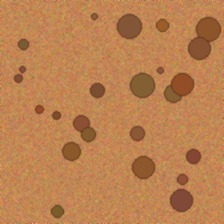
#> input picture ai/dataset/test/bauxite/bauxite_test_000.jpg, 224 x 224 px
$ python -i specimen_preprocessing.py   (imports and definitions only)
#> lines starting #> are read from the running program, lines starting #| are printed output that depends on the picture
"""
AI Mineral Specimen Preprocessing & Isolation Utility
Isolates rock specimens from background cards, plates, and photographic framing
for mineral specimen classification and OOD manifold distance evaluation.

Key Capabilities:
1. Baseline vs. Cropped Specimen: Generates both untouched baseline and candidate crop.
2. Illumination Invariance: Fits planar background models to perimeter pixels to handle
   lighting gradients and directional shadows.
3. Texture & Chromaticity Discrimination: Differentiates specimen rock texture from smooth
   cast shadows on white paper cards (avoiding assuming every non-white pixel is rock).
4. Optional OpenCV GrabCut: Leverages cv2.grabCut when installed, with seamless fallback
   to SciPy morphological & texture segmentation.
5. Conservative Boundary Preservation: Preserves natural mineral boundaries and texture
   with safety margins and hole filling.
6. Graceful Degradation: Reverts to original image if isolation is uncertain, and safely
   handles tiny (<16x16), oversized (>8192x8192), or corrupt inputs.
"""

import os
import io
import math
from typing import Tuple, Dict, Any, Optional, Union
import numpy as np
from PIL import Image
from scipy import ndimage

# Check optional OpenCV availability
try:
    import cv2
    _OPENCV_AVAILABLE = True
except ImportError:
    cv2 = None
    _OPENCV_AVAILABLE = False


def is_opencv_available() -> bool:
    """Returns True if OpenCV (cv2) is installed and importable."""
    return _OPENCV_AVAILABLE


def preprocess_image_input(image_input: Union[str, bytes, Image.Image, np.ndarray]) -> Tuple[Optional[Image.Image], Optional[str]]:
    """
    Normalizes various input formats into a valid PIL RGB Image.
    Returns (pil_image, error_message).
    """
    if image_input is None:
        return None, "Input image is None."

    try:
        if isinstance(image_input, str):
            if not os.path.exists(image_input):
                return None, f"File not found: {image_input}"
            with open(image_input, "rb") as fp:
                data = fp.read()
            if len(data) == 0:
                return None, "File is empty (0 bytes)."
            raw_img = Image.open(io.BytesIO(data))
        elif isinstance(image_input, bytes):
            if len(image_input) == 0:
                return None, "Image bytes buffer is empty."
            raw_img = Image.open(io.BytesIO(image_input))
        elif isinstance(image_input, Image.Image):
            raw_img = image_input
        elif isinstance(image_input, np.ndarray):
            if image_input.size == 0:
                return None, "NumPy image array is empty."
            raw_img = Image.fromarray(image_input.astype(np.uint8))
        else:
            return None, f"Unsupported input type: {type(image_input)}"

        # Access primary frame for multi-frame formats (e.g. MPO)
        if hasattr(raw_img, "seek"):
            try:
                raw_img.seek(0)
            except Exception:
                pass

        w, h = raw_img.size
#> w = 224; h = 224
        if w < 16 or h < 16:
            return None, f"Image dimensions ({w}x{h}) too small. Minimum resolution is 16x16."
        if w > 8192 or h > 8192:
            return None, f"Image dimensions ({w}x{h}) exceed maximum allowed dimension (8192x8192)."

        return raw_img.convert("RGB"), None

    except Image.DecompressionBombError:
        return None, "Image exceeds maximum safe decompression limit (decompression bomb risk)."
    except Exception as exc:
        return None, f"Failed to decode image: {str(exc)}"


def isolate_specimen(
    image_input: Union[str, bytes, Image.Image, np.ndarray],
    padding_pct: float = 0.04,
    use_grabcut_if_available: bool = True,
    fallback_on_uncertain: bool = True
) -> Dict[str, Any]:
    """
    Isolates a mineral specimen from background support cards/plates.

    Returns a dictionary containing:
    - original_image: PIL RGB image of untouched baseline.
    - candidate_crop: PIL RGB image of segmented specimen crop (or original if uncertain).
    - is_segmented: bool, True if specimen was confidently isolated from background.
    - segmentation_quality: "HIGH", "MODERATE", "LOW", or "UNCERTAIN_FALLBACK".
    - crop_box: [x1, y1, x2, y2] bounding box coordinates on original image.
    - original_dimensions: [width, height].
    - crop_dimensions: [width, height].
    - foreground_area_ratio: float, area of candidate crop relative to full image.
    - method_used: str, algorithm utilized ("opencv_grabcut", "scipy_morphological_texture", "original_baseline_passthrough").
    - border_diagnostics: dict with border statistics and illumination fit.
    - notes: list of diagnostic observations.
    - opencv_available: bool.
    """
    orig_img, err = preprocess_image_input(image_input)
    if err or orig_img is None:
        return {
            "status": "ERROR",
            "message": err or "Invalid image input",
            "original_image": None,
            "candidate_crop": None,
            "is_segmented": False,
            "segmentation_quality": "INVALID_INPUT",
            "crop_box": [0, 0, 0, 0],
            "original_dimensions": [0, 0],
            "crop_dimensions": [0, 0],
            "foreground_area_ratio": 0.0,
            "method_used": "none",
            "border_diagnostics": {},
            "notes": [f"Input failure: {err}"],
            "opencv_available": _OPENCV_AVAILABLE
        }

    orig_w, orig_h = orig_img.size
#> orig_w = 224; orig_h = 224
    diagnostic = {
        "status": "SUCCESS",
        "message": "Processed successfully",
        "original_image": orig_img,
        "candidate_crop": orig_img,
        "is_segmented": False,
        "segmentation_quality": "UNCERTAIN_FALLBACK",
        "crop_box": [0, 0, orig_w, orig_h],
        "original_dimensions": [orig_w, orig_h],
        "crop_dimensions": [orig_w, orig_h],
        "foreground_area_ratio": 1.0,
        "method_used": "original_baseline_passthrough",
        "border_diagnostics": {},
        "notes": [],
        "opencv_available": _OPENCV_AVAILABLE
    }

    # 1. Downsample for fast, noise-tolerant spatial and gradient analysis
    max_dim = 512
    scale = min(1.0, max_dim / float(max(orig_w, orig_h)))
#> scale = 1
    sw = max(16, int(orig_w * scale))
#> sw = 224
    sh = max(16, int(orig_h * scale))
#> sh = 224
    small = orig_img.resize((sw, sh), Image.Resampling.BILINEAR)
    small_arr = np.array(small, dtype=np.float32)

    # 2. Border Sampling & Planar Illumination Background Modeling
    bw = max(2, int(sw * 0.07))
#> bw = 15
    bh = max(2, int(sh * 0.07))
#> bh = 15

    # Identify border pixels (outer 7% perimeter band)
    border_mask = np.zeros((sh, sw), dtype=bool)
    border_mask[:bh, :] = True
    border_mask[-bh:, :] = True
    border_mask[:, :bw] = True
    border_mask[:, -bw:] = True

    border_rgb = small_arr[border_mask]
    border_mean_rgb = border_rgb.mean(axis=0)
#> border_mean_rgb = [192.4, 132.7, 83.19]
    border_std_rgb = border_rgb.std(axis=0)
#> border_std_rgb = [13.08, 11.36, 9.89]
    border_mean_lum = float(0.299 * border_mean_rgb[0] + 0.587 * border_mean_rgb[1] + 0.114 * border_mean_rgb[2])
#> border_mean_lum = 144.9
    border_std_lum = float(np.mean(border_std_rgb))
#> border_std_lum = 11.44

    # Center sample (inner 50% box) to check if specimen already fills the whole frame
    center_rgb = small_arr[int(sh * 0.25):int(sh * 0.75), int(sw * 0.25):int(sw * 0.75)].reshape(-1, 3)
    center_mean_rgb = center_rgb.mean(axis=0)
#> center_mean_rgb = [184.3, 126.8, 78.64]
    center_to_border_divergence = float(np.linalg.norm(center_mean_rgb - border_mean_rgb))
#> center_to_border_divergence = 11.02

    # Fit 1st-order planar illumination model to perimeter: lum = a*x + b*y + c
    lum = 0.299 * small_arr[:, :, 0] + 0.587 * small_arr[:, :, 1] + 0.114 * small_arr[:, :, 2]
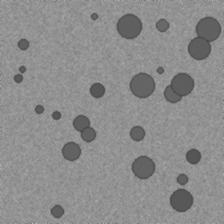
#> lum: shape (224, 224) float32; min 68.2, max 190.8, mean 140.7
    border_coords = []
    border_lums = []
    step = max(1, int(len(border_rgb) // 500))  # subsample for speed
#> step = 25
    y_idxs, x_idxs = np.where(border_mask)
    for idx in range(0, len(y_idxs), step):
        border_coords.append([x_idxs[idx], y_idxs[idx], 1.0])
        border_lums.append(lum[y_idxs[idx], x_idxs[idx]])
#> after the loop, border_coords = 502 items, first 6: [0, 0, 1], [25, 0, 1], [50, 0, 1], [75, 0, 1], [100, 0, 1], [125, 0, 1]; border_lums = 502 values, max 171.3 at index 318, min 83.01 at index 140, mean 145.2

    A = np.array(border_coords, dtype=np.float32)
#> A = 502 rows, first 8: [0, 0, 1], [25, 0, 1], [50, 0, 1], [75, 0, 1], [100, 0, 1], [125, 0, 1], [150, 0, 1], [175, 0, 1]
    b_vec = np.array(border_lums, dtype=np.float32)
#> b_vec has the same summary as border_lums
    try:
        plane, _, _, _ = np.linalg.lstsq(A, b_vec, rcond=None)
#> plane = [-0.0256, 0.0141, 146.4]
        xx, yy = np.meshgrid(np.arange(sw), np.arange(sh))
        fitted_bg = plane[0] * xx + plane[1] * yy + plane[2]
        border_residuals = np.abs(lum[border_mask] - fitted_bg[border_mask])
#> border_residuals = 12540 values, max 67.82 at index 5264, min 0.000136 at index 8413, mean 6.72
        border_fit_residual_std = float(border_residuals.std())
#> border_fit_residual_std = 8.98
    except Exception:
        fitted_bg = np.full((sh, sw), border_mean_lum, dtype=np.float32)
        border_fit_residual_std = border_std_lum

    diagnostic["border_diagnostics"] = {
        "border_mean_rgb": [round(float(x), 2) for x in border_mean_rgb],
        "border_std_mean": round(border_std_lum, 2),
        "border_mean_luminance": round(border_mean_lum, 2),
        "border_fit_residual_std": round(border_fit_residual_std, 2),
        "center_to_border_divergence": round(center_to_border_divergence, 2)
    }

    # 3. Decision Gate: Does this image have a distinct background card, or is it already filling the frame?
    is_pale_card = border_mean_lum >= 155.0 and border_fit_residual_std <= 32.0
#> is_pale_card = False
    is_dark_neutral_plate = border_mean_lum < 155.0 and border_fit_residual_std <= 18.0 and center_to_border_divergence > 35.0
#> is_dark_neutral_plate = False

    if not is_pale_card and not is_dark_neutral_plate:
        # Border has high non-planar variance or center has virtually identical color to border
        diagnostic["notes"].append(
            "Perimeter border is either non-uniform or identical to center; specimen appears to already fill the frame."
        )
        return diagnostic

    if center_to_border_divergence < 22.0:
        diagnostic["notes"].append(
            f"Center-to-border contrast ({center_to_border_divergence:.1f}) is low; whole image appears homogeneous."
        )
        return diagnostic

    # 4. Foreground Specimen Candidate Mask
    # Compute divergence from fitted background
    bg_lum_diff = np.abs(fitted_bg - lum)

    # Compute high-frequency texture gradient (Sobel magnitude)
    # Distinguishes genuine rock texture from smooth cast paper shadows
    gx = ndimage.sobel(lum, axis=1)
    gy = ndimage.sobel(lum, axis=0)
    grad_mag = np.hypot(gx, gy)
    grad_smooth = ndimage.gaussian_filter(grad_mag, sigma=1.5)

    # Chromatic difference from background
    color_diff = np.linalg.norm(small_arr - border_mean_rgb, axis=2)

    # Foreground thresholding
    if is_pale_card:
        # Dark or colored specimen on pale/white card:
        # Significant luminance drop OR distinct texture with chromatic difference
        min_contrast = max(28.0, border_fit_residual_std * 2.8)
        is_fg = (bg_lum_diff > min_contrast) | ((grad_smooth > 22.0) & (color_diff > 18.0))
    else:
        # Specimen on dark/neutral plate
        min_contrast = max(35.0, border_fit_residual_std * 3.0)
        is_fg = (color_diff > min_contrast) | (grad_smooth > 25.0)

    # 5. Morphological Structuring: Fill internal cracks/specular spots and remove dust
    struct = ndimage.generate_binary_structure(2, 2)
    fg_closed = ndimage.binary_closing(is_fg, structure=struct, iterations=3)
    fg_cleaned = ndimage.binary_opening(fg_closed, structure=struct, iterations=2)

    # 6. Connected Component Analysis
    labeled, num_features = ndimage.label(fg_cleaned)
    if num_features == 0:
        diagnostic["notes"].append("No foreground specimen component identified.")
        return diagnostic

    sizes = ndimage.sum(fg_cleaned, labeled, range(1, num_features + 1))
    max_idx = int(np.argmax(sizes))
    max_size = float(sizes[max_idx])
    component_ratio = max_size / float(sw * sh)

    if component_ratio < 0.02:
        diagnostic["notes"].append(
            f"Largest foreground component occupies only {component_ratio:.1%} of frame; uncertain segmentation."
        )
        return diagnostic

    if component_ratio > 0.94:
        diagnostic["notes"].append(
            f"Foreground component occupies {component_ratio:.1%} of frame; already filling frame."
        )
        return diagnostic

    # Candidate bounding box from connected component
    target_mask = (labeled == (max_idx + 1)).astype(np.int32)
    locs = ndimage.find_objects(target_mask)
    if not locs or locs[0] is None:
        diagnostic["notes"].append("Could not extract bounding box.")
        return diagnostic

    yslice, xslice = locs[0]
    sub_x1, sub_x2 = xslice.start, xslice.stop
    sub_y1, sub_y2 = yslice.start, yslice.stop

    method_used = "scipy_morphological_texture"

    # 7. Optional OpenCV GrabCut Refinement (when available and enabled)
    if use_grabcut_if_available and _OPENCV_AVAILABLE:
        try:
            # Prepare GrabCut initialization with rectangle
            small_bgr = cv2.cvtColor(small_arr.astype(np.uint8), cv2.COLOR_RGB2BGR)
            gc_mask = np.zeros((sh, sw), dtype=np.uint8)
            bgd_model = np.zeros((1, 65), np.float64)
            fgd_model = np.zeros((1, 65), np.float64)

            # Define rect with 2px inset/bounds
            rect_x = max(0, sub_x1)
            rect_y = max(0, sub_y1)
            rect_w = min(sw - rect_x, sub_x2 - sub_x1)
            rect_h = min(sh - rect_y, sub_y2 - sub_y1)

            if rect_w > 10 and rect_h > 10:
                cv2.grabCut(
                    small_bgr,
                    gc_mask,
                    (rect_x, rect_y, rect_w, rect_h),
                    bgd_model,
                    fgd_model,
                    iterCount=3,
                    mode=cv2.GC_INIT_WITH_RECT
                )
                gc_fg = np.where((gc_mask == cv2.GC_FGD) | (gc_mask == cv2.GC_PR_FGD), 1, 0).astype(np.int32)
                gc_labeled, gc_num = ndimage.label(gc_fg)
                if gc_num > 0:
                    gc_sizes = ndimage.sum(gc_fg, gc_labeled, range(1, gc_num + 1))
                    gc_max_idx = int(np.argmax(gc_sizes))
                    gc_locs = ndimage.find_objects((gc_labeled == (gc_max_idx + 1)).astype(np.int32))
                    if gc_locs and gc_locs[0] is not None:
                        yslice_gc, xslice_gc = gc_locs[0]
                        sub_x1, sub_x2 = xslice_gc.start, xslice_gc.stop
                        sub_y1, sub_y2 = yslice_gc.start, yslice_gc.stop
                        method_used = "opencv_grabcut"
        except Exception as gc_exc:
            diagnostic["notes"].append(f"OpenCV GrabCut warning ({str(gc_exc)}); used SciPy fallback.")
            method_used = "scipy_morphological_texture"
    elif not _OPENCV_AVAILABLE:
        diagnostic["notes"].append("OpenCV not installed in environment; evaluated using SciPy morphological texture segmentation.")

    # 8. Coordinate Mapping & Conservative Padding
    x_scale = orig_w / float(sw)
    y_scale = orig_h / float(sh)

    raw_x1 = int(sub_x1 * x_scale)
    raw_x2 = int(sub_x2 * x_scale)
    raw_y1 = int(sub_y1 * y_scale)
    raw_y2 = int(sub_y2 * y_scale)

    # Conservative padding: preserve specimen outer margins and mineral edges
    bw_crop = raw_x2 - raw_x1
    bh_crop = raw_y2 - raw_y1
    pad_x = int(bw_crop * padding_pct)
    pad_y = int(bh_crop * padding_pct)

    x1 = max(0, raw_x1 - pad_x)
    y1 = max(0, raw_y1 - pad_y)
    x2 = min(orig_w, raw_x2 + pad_x)
    y2 = min(orig_h, raw_y2 + pad_y)

    crop_w = x2 - x1
    crop_h = y2 - y1
    area_ratio = float((crop_w * crop_h) / (orig_w * orig_h))

    # Evaluate Segmentation Quality
    if 0.12 <= area_ratio <= 0.85 and (is_pale_card or is_dark_neutral_plate):
        quality = "HIGH"
    elif 0.05 <= area_ratio <= 0.92:
        quality = "MODERATE"
    else:
        quality = "LOW"

    candidate_crop = orig_img.crop((x1, y1, x2, y2))

    diagnostic["candidate_crop"] = candidate_crop
    diagnostic["crop_box"] = [x1, y1, x2, y2]
    diagnostic["crop_dimensions"] = [crop_w, crop_h]
    diagnostic["foreground_area_ratio"] = round(area_ratio, 4)
    diagnostic["is_segmented"] = True
    diagnostic["segmentation_quality"] = quality
    diagnostic["method_used"] = method_used
    diagnostic["notes"].append(
        f"Specimen isolated successfully ({quality} quality, method: {method_used}, area ratio: {area_ratio:.1%})."
    )

    return diagnostic


def prepare_production_tensor(
    pil_image: Image.Image,
    target_size: Tuple[int, int] = (224, 224)
) -> np.ndarray:
    """
    Constructs normalized (C, H, W) float32 tensor matching exact production pipeline:
    ImageNet mean [0.485, 0.456, 0.406] and std [0.229, 0.224, 0.225].
    """
    resized = pil_image.convert("RGB").resize(target_size, Image.Resampling.BILINEAR)
    arr = np.array(resized, dtype=np.float32) / 255.0
    mean = np.array([0.485, 0.456, 0.406], dtype=np.float32)
    std = np.array([0.229, 0.224, 0.225], dtype=np.float32)
    norm = (arr - mean) / std
    return np.transpose(norm, (2, 0, 1))

>>> import cv2
>>> picture = cv2.cvtColor(cv2.imread('dataset/test/bauxite/bauxite_test_000.jpg'), cv2.COLOR_BGR2RGB)
>>> result = isolate_specimen(picture)
#> result = 14 items

$ run again, on ai/dataset/test/bauxite/bauxite_test_001.jpg
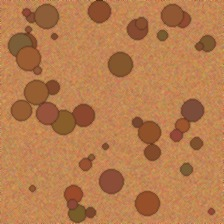
#> input picture ai/dataset/test/bauxite/bauxite_test_001.jpg, 224 x 224 px
#> border_mean_rgb = [186.8, 128, 80.03]
#> border_std_rgb = [21.03, 18.24, 14.2]
#> border_mean_lum = 140.1
#> border_std_lum = 17.82
#> center_mean_rgb = [183.1, 124.2, 77.22]
#> center_to_border_divergence = 6.02
#> in isolate_specimen, `lum = 0.299 * small_arr[:, :, 0] + 0.587 * small_arr[:, :, 1] + 0.114 ..`:
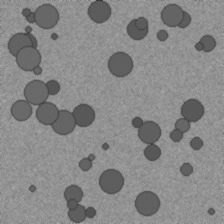
#> lum: shape (224, 224) float32; min 54.99, max 180.2, mean 135.8
#> step = 25
#> after the loop in isolate_specimen, `for idx in range(0, len(y_idxs), step):`: border_coords = 502 items, first 6: [0, 0, 1], [25, 0, 1], [50, 0, 1], [75, 0, 1], [100, 0, 1], [125, 0, 1]; border_lums = 502 values, max 170.9 at index 240, min 63.88 at index 4, mean 141.1
#> A = 502 rows, first 8: [0, 0, 1], [25, 0, 1], [50, 0, 1], [75, 0, 1], [100, 0, 1], [125, 0, 1], [150, 0, 1], [175, 0, 1]
#> b_vec has the same summary as border_lums
#> plane = [-0.00147, 0.0223, 138.7]
#> border_residuals = 12540 values, max 83.6 at index 99, min 0.00351 at index 5522, mean 11.66
#> border_fit_residual_std = 13.89
#> is_pale_card = False
#> result = 14 items

$ run again, on ai/dataset/test/bauxite/bauxite_test_002.jpg
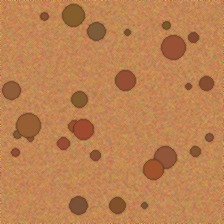
#> input picture ai/dataset/test/bauxite/bauxite_test_002.jpg, 224 x 224 px
#> border_mean_rgb = [190.8, 131.7, 82.38]
#> border_std_rgb = [15.41, 13.3, 10.82]
#> border_mean_lum = 143.8
#> border_std_lum = 13.18
#> center_mean_rgb = [187.7, 127, 79.96]
#> center_to_border_divergence = 6.16
#> in isolate_specimen, `lum = 0.299 * small_arr[:, :, 0] + 0.587 * small_arr[:, :, 1] + 0.114 ..`:
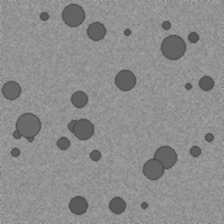
#> lum: shape (224, 224) float32; min 70.97, max 179.8, mean 141
#> step = 25
#> after the loop in isolate_specimen, `for idx in range(0, len(y_idxs), step):`: border_coords = 502 items, first 6: [0, 0, 1], [25, 0, 1], [50, 0, 1], [75, 0, 1], [100, 0, 1], [125, 0, 1]; border_lums = 502 values, max 175.1 at index 246, min 78.2 at index 379, mean 144.2
#> A = 502 rows, first 8: [0, 0, 1], [25, 0, 1], [50, 0, 1], [75, 0, 1], [100, 0, 1], [125, 0, 1], [150, 0, 1], [175, 0, 1]
#> b_vec has the same summary as border_lums
#> plane = [0.00366, -0.00813, 144.7]
#> border_residuals = 12540 values, max 67.34 at index 9935, min 1.27e-05 at index 1655, mean 7.73
#> border_fit_residual_std = 10.77
#> is_pale_card = False
#> result = 14 items

$ run again, on ai/dataset/test/bauxite/bauxite_test_003.jpg
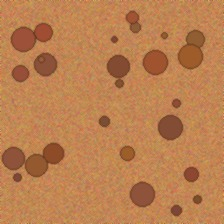
#> input picture ai/dataset/test/bauxite/bauxite_test_003.jpg, 224 x 224 px
#> border_mean_rgb = [192.1, 132.3, 83.17]
#> border_std_rgb = [12.48, 12.32, 8.97]
#> border_mean_lum = 144.6
#> border_std_lum = 11.26
#> center_mean_rgb = [187.5, 127.8, 79.8]
#> center_to_border_divergence = 7.27
#> in isolate_specimen, `lum = 0.299 * small_arr[:, :, 0] + 0.587 * small_arr[:, :, 1] + 0.114 ..`:
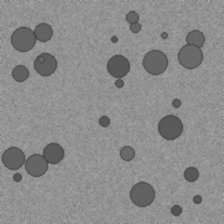
#> lum: shape (224, 224) float32; min 65.75, max 178.3, mean 139.7
#> step = 25
#> after the loop in isolate_specimen, `for idx in range(0, len(y_idxs), step):`: border_coords = 502 items, first 6: [0, 0, 1], [25, 0, 1], [50, 0, 1], [75, 0, 1], [100, 0, 1], [125, 0, 1]; border_lums = 502 values, max 164.9 at index 366, min 76.87 at index 392, mean 145
#> A = 502 rows, first 8: [0, 0, 1], [25, 0, 1], [50, 0, 1], [75, 0, 1], [100, 0, 1], [125, 0, 1], [150, 0, 1], [175, 0, 1]
#> b_vec has the same summary as border_lums
#> plane = [-0.000581, -0.0192, 147.2]
#> border_residuals = 12540 values, max 70.48 at index 9360, min 5.29e-05 at index 3918, mean 6.74
#> border_fit_residual_std = 9.4
#> is_pale_card = False
#> result = 14 items
